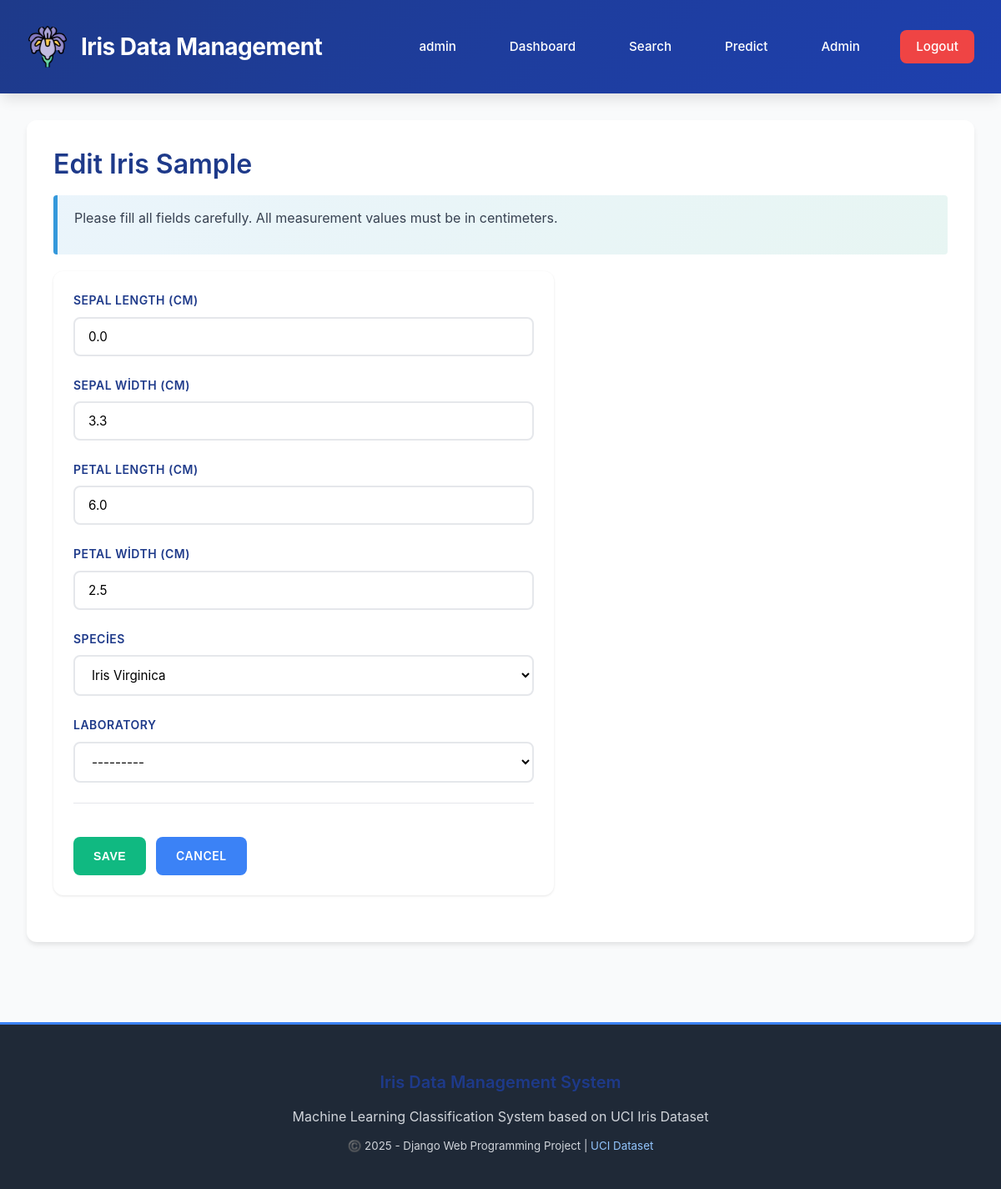
/iris/9/edit/ (signed in), run on the app's committed database.
### iris_app/models.py (models this page shows, shortened)
class IrisPlant(models.Model):
    SPECIES_CHOICES = [
        ('setosa', 'Iris Setosa'),
        ('versicolor', 'Iris Versicolor'),
        ('virginica', 'Iris Virginica'),
    ]
    sepal_length = models.FloatField(
        verbose_name="Sepal Length (cm)",
        validators=[MinValueValidator(0.0)],
        help_text="Length of the sepal (in cm)"
    )
    sepal_width = models.FloatField(
        verbose_name="Sepal Width (cm)",
        validators=[MinValueValidator(0.0)],
        help_text="Width of the sepal (in cm)"
    )
    petal_length = models.FloatField(
        verbose_name="Petal Length (cm)",
        validators=[MinValueValidator(0.0)],
        help_text="Length of the petal (in cm)"
    )
    petal_width = models.FloatField(
        verbose_name="Petal Width (cm)",
        validators=[MinValueValidator(0.0)],
        help_text="Width of the petal (in cm)"
    )
    species = models.CharField(
        max_length=50,
        choices=SPECIES_CHOICES,
        verbose_name="Species",
        help_text="Iris plant species (setosa, versicolor or virginica)"
    )
    lab = models.ForeignKey(
        Laboratory,
        on_delete=models.SET_NULL,
        null=True,
        blank=True,
        verbose_name="Laboratory",
        related_name='iris_plants',
        help_text="Source laboratory of this sample"
    )
    created_by = models.ForeignKey(
        User,
        on_delete=models.CASCADE,
        verbose_name="Created By",
        related_name='iris_plants',
        help_text="User who created this record"
    )
    created_at = models.DateTimeField(
        auto_now_add=True,
        verbose_name="Created At"
    )
    updated_at = models.DateTimeField(
        auto_now=True,
        verbose_name="Updated At"
    )
    class Meta:
        ordering = ['-created_at']
        verbose_name = 'Iris Sample'
        verbose_name_plural = 'Iris Samples'
        indexes = [
            models.Index(fields=['species']),
            models.Index(fields=['created_at']),
            models.Index(fields=['created_by']),
        ]

### iris_app/views.py (the view)
# urls.py: path('iris/<int:pk>/edit/', views.iris_update, name='iris_update'),
@login_required(login_url='login')
@user_passes_test(is_editor_check, login_url='login')
def iris_update(request, pk):
    plant = get_object_or_404(IrisPlant, pk=pk)
    if plant.created_by != request.user and not request.user.is_superuser:
        messages.error(request, 'You do not have permission to edit this record.')
        return redirect('iris_list')
    if request.method == "POST":
        form = IrisForm(request.POST, instance=plant)
        if form.is_valid():
            form.save()
            messages.success(request, 'Iris sample updated successfully.')
            return redirect('iris_detail', pk=plant.pk)
        else:
            messages.error(request, 'Please fill all fields correctly.')
    else:
        form = IrisForm(instance=plant)
    context = {
        'form': form,
        'plant': plant,
        'title': 'Edit Iris Sample',
        'action': 'update'
    }
    return render(request, 'iris_app/iris_form.html', context)

### iris_app/models.py (called while the page is built)
    def __str__(self):
        return f"{self.name} ({self.city})"

### iris_app/views.py (called while the page is built)
def is_editor_check(user):
    return user.is_superuser or user.groups.filter(name='Editor').exists()

### iris_app/templates/iris_app/iris_form.html (shortened to what this page needs)
{% extends 'iris_app/base.html' %}
{% load static %}
{% block content %}
<h1>{{ title }}</h1>
<div class="div-highlight">
    <p>Please fill all fields carefully. All measurement values must be in centimeters.</p>
</div>
<form method="POST" novalidate class="card">
    <div class="card-body">
        <div class="form-group">
            <label for="id_sepal_length">{{ form.sepal_length.label }}</label>
            {{ form.sepal_length }}
        </div>
        <div class="form-group">
            <label for="id_sepal_width">{{ form.sepal_width.label }}</label>
            {{ form.sepal_width }}
        </div>
        <div class="form-group">
            <label for="id_petal_length">{{ form.petal_length.label }}</label>
            {{ form.petal_length }}
        </div>
        <div class="form-group">
            <label for="id_petal_width">{{ form.petal_width.label }}</label>
            {{ form.petal_width }}
        </div>
        <div class="form-group">
            <label for="id_species">{{ form.species.label }}</label>
            {{ form.species }}
        </div>
        <div class="form-group">
            <label for="id_lab">{{ form.lab.label }}</label>
            {{ form.lab }}
        </div>
    </div>
    <div class="card-footer">
        <div class="btn-group">
            <button type="submit" class="btn btn-success">Save</button>
            <a href="{% url 'iris_list' %}" class="btn">Cancel</a>
        </div>
    </div>
</form>
{% endblock %}

### iris_app/templates/iris_app/base.html (shortened to what this page needs)
{% load static %}
<!DOCTYPE html>
<html lang="tr">
<head>
    <link rel="stylesheet" href="{% static 'css/style.css' %}">
</head>
<body>
<header>
    <div class="container">
        <div style="display: flex; align-items: center; gap: 15px;">
            <img src="{% static 'images/iris-flower.png' %}"
                 alt="Iris Logo"
                 style="width: 50px; height: 50px; border-radius: 50%;">
            <h1>Iris Data Management</h1>
        </div>
        <nav>
            {% if user.is_authenticated %}
                <span>{{ user.first_name|default:user.username }}</span>
                <a href="{% url 'iris_list' %}">Dashboard</a>
                <a href="{% url 'iris_search' %}">Search</a>
                <a href="{% url 'iris_predict' %}">Predict</a>
                {% if user.is_staff %}
                    <a href="{% url 'admin:index' %}">Admin</a>
                {% endif %}
                <a href="{% url 'logout' %}" class="logout-btn">Logout</a>
            {% else %}
                <a href="{% url 'login' %}">Sign In</a>
                <a href="{% url 'register' %}">Sign Up</a>
            {% endif %}
        </nav>
    </div>
</header>
<div class="main-content">
    <div class="container">
        <div class="main-container">
            {% block content %}{% endblock %}
        </div>
    </div>
</div>
<footer>
    <h3>Iris Data Management System</h3>
    <p>Machine Learning Classification System based on UCI Iris Dataset</p>
    <p><small>©️ 2025 - Django Web Programming Project | <a href="https://archive.ics.uci.edu/ml/datasets/iris" target="_blank">UCI Dataset</a></small></p>
</footer>
</body>
</html>

### iris_app/static/css/style.css (style rules this page uses)
* { margin: 0; padding: 0; box-sizing: border-box; }
:root { --primary-color: #2c3e50; --secondary-color: #3498db; --success-color: #27ae60; --danger-color: #e74c3c; --warning-color: #f39c12; --info-color: #16a085; --light-bg: #ecf0f1; --dark-text: #2c3e50; --border-color: #bdc3c7; --shadow: 0 2px 8px rgba(0, 0, 0, 0.1); --shadow-lg: 0 4px 16px rgba(0, 0, 0, 0.15); }
html { scroll-behavior: smooth; }
body { font-family: 'Segoe UI', Tahoma, Geneva, Verdana, sans-serif; background-color: #f8f9fa; color: var(--dark-text); line-height: 1.6; margin: 0; padding: 0; }
header { background: linear-gradient(135deg, var(--primary-color) 0%, var(--secondary-color) 100%); color: white; padding: 20px 0; box-shadow: var(--shadow-lg); position: sticky; top: 0; z-index: 100; }
header h1 { font-size: 28px; font-weight: 600; margin: 0; letter-spacing: 1px; color: white; }
header nav { display: flex; gap: 25px; align-items: center; }
header nav a, header nav span { color: white; text-decoration: none; font-weight: 500; transition: all 0.3s ease; padding: 8px 12px; border-radius: 4px; }
header nav a.logout-btn { background-color: var(--danger-color); padding: 8px 16px; }
.container { max-width: 1200px; margin: 30px auto; padding: 0 20px; }
.main-container { background: white; border-radius: 8px; padding: 30px; box-shadow: var(--shadow); min-height: 60vh; }
h1, h2, h3, h4, h5, h6 { color: var(--primary-color); margin-top: 20px; margin-bottom: 15px; font-weight: 600; line-height: 1.4; }
h1 { font-size: 32px; }
h3 { font-size: 20px; }
p { margin-bottom: 15px; color: #555; }
form { max-width: 600px; margin: 20px 0; }
.form-group { margin-bottom: 20px; display: flex; flex-direction: column; }
label { font-weight: 600; color: var(--primary-color); margin-bottom: 8px; font-size: 14px; }
.form-input, .form-select, .form-textarea, .form-file { padding: 12px; border: 2px solid var(--border-color); border-radius: 6px; font-size: 14px; font-family: inherit; transition: all 0.3s ease; background-color: white; }
.form-input::placeholder, .form-textarea::placeholder { color: #999; }
button, .btn, input[type="submit"], input[type="reset"] { padding: 12px 24px; background-color: var(--secondary-color); color: white; border: none; border-radius: 6px; font-size: 14px; font-weight: 600; cursor: pointer; transition: all 0.3s ease; display: inline-block; text-decoration: none; }
.btn-success { background-color: var(--success-color); }
.btn-group { display: flex; gap: 10px; margin-top: 20px; flex-wrap: wrap; }
.card { background: white; border-radius: 8px; padding: 20px; margin-bottom: 20px; box-shadow: var(--shadow); transition: all 0.3s ease; }
.card-body { padding: 0; }
.card-footer { border-top: 1px solid var(--light-bg); padding-top: 15px; margin-top: 15px; display: flex; justify-content: space-between; align-items: center; }
.div-highlight { background: linear-gradient(135deg, rgba(52, 152, 219, 0.1) 0%, rgba(22, 160, 133, 0.1) 100%); border-left: 5px solid var(--secondary-color); padding: 15px 20px; border-radius: 4px; margin: 15px 0; }
a { color: var(--secondary-color); text-decoration: none; transition: all 0.3s ease; }
img { max-width: 100%; height: auto; border-radius: 8px; margin: 15px 0; }
footer { background-color: var(--primary-color); color: white; text-align: center; padding: 20px; margin-top: 50px; border-top: 3px solid var(--secondary-color); }
footer p { margin: 10px 0; color: white; }

### data on the page
IrisPlant: sepal_length "0.0", sepal_width "3.3", petal_length "6.0", petal_width "2.5", species "Iris Virginica", lab "---------"

### other printed values
{{ user.first_name|default:user.username }} "admin"
{{ title }} "Edit Iris Sample"
